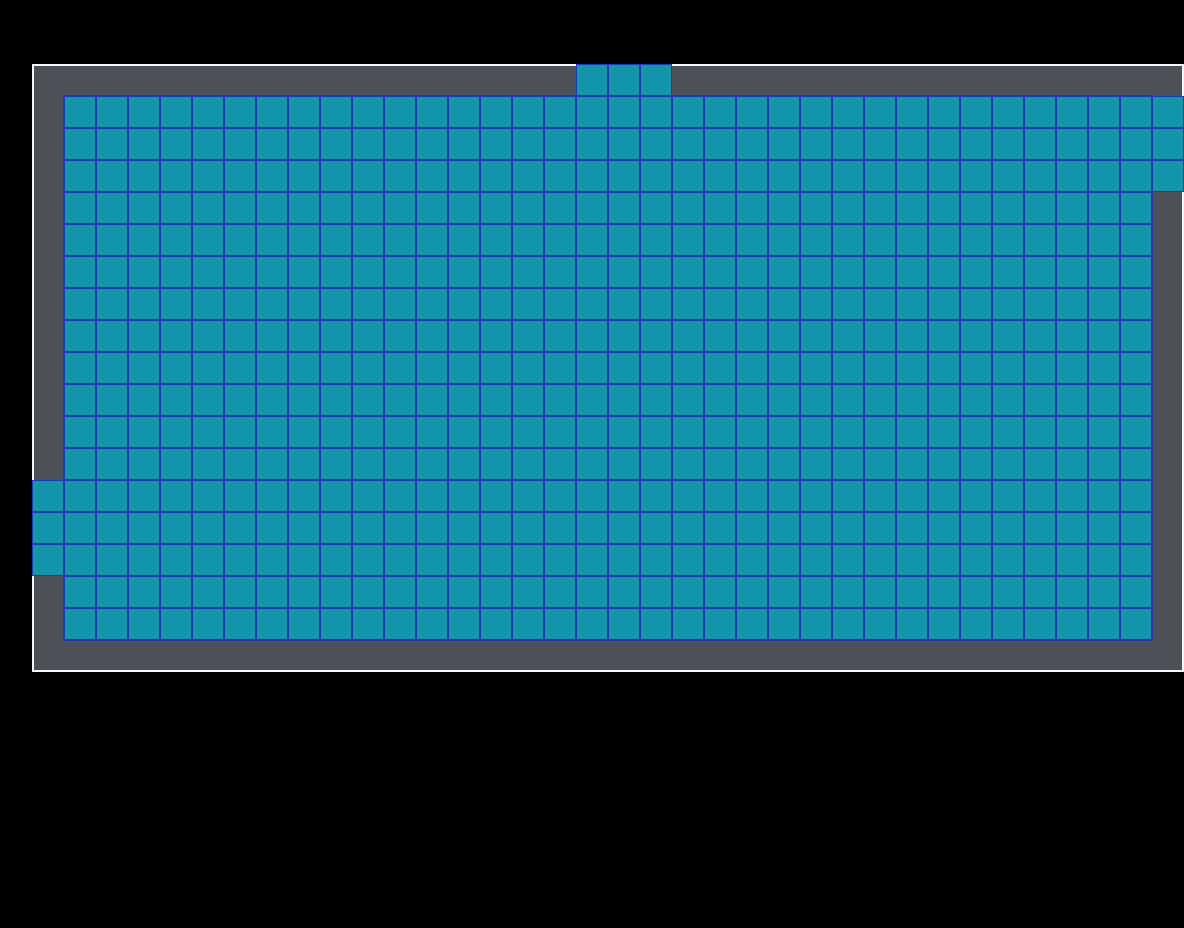

Tiled map render using the project's own tile images. Description and the whole map definition, tile-layer contents included, below:
An orthogonal 37x29 tile map with 32x32 px tiles, 1 tile layer (Calque de Tile 1), 9 tilesets.

<map version="1.2" tiledversion="1.2.3" orientation="orthogonal" renderorder="right-down" width="37" height="29" tilewidth="32" tileheight="32" infinite="0" nextlayerid="2" nextobjectid="1">
 <tileset firstgid="1" name="coin sud-ouest" tilewidth="32" tileheight="32" tilecount="1" columns="1">
  <image source="titled/coin sud-ouest.png" width="32" height="32" />
 </tileset>
 <tileset firstgid="2" name="mur nord" tilewidth="32" tileheight="32" tilecount="1" columns="1">
  <image source="titled/mur nord.png" width="32" height="32" />
 </tileset>
 <tileset firstgid="3" name="mur gauche" tilewidth="32" tileheight="32" tilecount="1" columns="1">
  <image source="titled/mur gauche.png" width="32" height="32" />
 </tileset>
 <tileset firstgid="4" name="plancher à contour bleu" tilewidth="32" tileheight="32" tilecount="1" columns="1">
  <image source="titled/plancher à contour bleu.png" width="32" height="32" />
 </tileset>
 <tileset firstgid="5" name="mur sud" tilewidth="32" tileheight="32" tilecount="1" columns="1">
  <image source="titled/mur sud.png" width="32" height="32" />
 </tileset>
 <tileset firstgid="6" name="coin nord-est" tilewidth="32" tileheight="32" tilecount="1" columns="1">
  <image source="titled/coin nord-est.png" width="32" height="32" />
 </tileset>
 <tileset firstgid="7" name="coin sud-est" tilewidth="32" tileheight="32" tilecount="1" columns="1">
  <image source="titled/coin sud-est.png" width="32" height="32" />
 </tileset>
 <tileset firstgid="8" name="coin nord-ouest" tilewidth="32" tileheight="32" tilecount="1" columns="1">
  <image source="titled/coin nord-ouest.png" width="32" height="32" />
 </tileset>
 <tileset firstgid="9" name="mur droite" tilewidth="32" tileheight="32" tilecount="1" columns="1">
  <image source="titled/mur droite.png" width="32" height="32" />
 </tileset>
 <layer id="1" name="Calque de Tile 1" width="37" height="29">
  <data encoding="csv">
0,0,0,0,0,0,0,0,0,0,0,0,0,0,0,0,0,0,0,0,0,0,0,0,0,0,0,0,0,0,0,0,0,0,0,0,0,
0,0,0,0,0,0,0,0,0,0,0,0,0,0,0,0,0,0,0,0,0,0,0,0,0,0,0,0,0,0,0,0,0,0,0,0,0,
0,8,2,2,2,2,2,2,2,2,2,2,2,2,2,2,2,2,4,4,4,2,2,2,2,2,2,2,2,2,2,2,2,2,2,2,6,
0,3,4,4,4,4,4,4,4,4,4,4,4,4,4,4,4,4,4,4,4,4,4,4,4,4,4,4,4,4,4,4,4,4,4,4,4,
0,3,4,4,4,4,4,4,4,4,4,4,4,4,4,4,4,4,4,4,4,4,4,4,4,4,4,4,4,4,4,4,4,4,4,4,4,
0,3,4,4,4,4,4,4,4,4,4,4,4,4,4,4,4,4,4,4,4,4,4,4,4,4,4,4,4,4,4,4,4,4,4,4,4,
0,3,4,4,4,4,4,4,4,4,4,4,4,4,4,4,4,4,4,4,4,4,4,4,4,4,4,4,4,4,4,4,4,4,4,4,9,
0,3,4,4,4,4,4,4,4,4,4,4,4,4,4,4,4,4,4,4,4,4,4,4,4,4,4,4,4,4,4,4,4,4,4,4,9,
0,3,4,4,4,4,4,4,4,4,4,4,4,4,4,4,4,4,4,4,4,4,4,4,4,4,4,4,4,4,4,4,4,4,4,4,9,
0,3,4,4,4,4,4,4,4,4,4,4,4,4,4,4,4,4,4,4,4,4,4,4,4,4,4,4,4,4,4,4,4,4,4,4,9,
0,3,4,4,4,4,4,4,4,4,4,4,4,4,4,4,4,4,4,4,4,4,4,4,4,4,4,4,4,4,4,4,4,4,4,4,9,
0,3,4,4,4,4,4,4,4,4,4,4,4,4,4,4,4,4,4,4,4,4,4,4,4,4,4,4,4,4,4,4,4,4,4,4,9,
0,3,4,4,4,4,4,4,4,4,4,4,4,4,4,4,4,4,4,4,4,4,4,4,4,4,4,4,4,4,4,4,4,4,4,4,9,
0,3,4,4,4,4,4,4,4,4,4,4,4,4,4,4,4,4,4,4,4,4,4,4,4,4,4,4,4,4,4,4,4,4,4,4,9,
0,3,4,4,4,4,4,4,4,4,4,4,4,4,4,4,4,4,4,4,4,4,4,4,4,4,4,4,4,4,4,4,4,4,4,4,9,
0,4,4,4,4,4,4,4,4,4,4,4,4,4,4,4,4,4,4,4,4,4,4,4,4,4,4,4,4,4,4,4,4,4,4,4,9,
0,4,4,4,4,4,4,4,4,4,4,4,4,4,4,4,4,4,4,4,4,4,4,4,4,4,4,4,4,4,4,4,4,4,4,4,9,
0,4,4,4,4,4,4,4,4,4,4,4,4,4,4,4,4,4,4,4,4,4,4,4,4,4,4,4,4,4,4,4,4,4,4,4,9,
0,3,4,4,4,4,4,4,4,4,4,4,4,4,4,4,4,4,4,4,4,4,4,4,4,4,4,4,4,4,4,4,4,4,4,4,9,
0,3,4,4,4,4,4,4,4,4,4,4,4,4,4,4,4,4,4,4,4,4,4,4,4,4,4,4,4,4,4,4,4,4,4,4,9,
0,1,5,5,5,5,5,5,5,5,5,5,5,5,5,5,5,5,5,5,5,5,5,5,5,5,5,5,5,5,5,5,5,5,5,5,7,
0,0,0,0,0,0,0,0,0,0,0,0,0,0,0,0,0,0,0,0,0,0,0,0,0,0,0,0,0,0,0,0,0,0,0,0,0,
0,0,0,0,0,0,0,0,0,0,0,0,0,0,0,0,0,0,0,0,0,0,0,0,0,0,0,0,0,0,0,0,0,0,0,0,0,
0,0,0,0,0,0,0,0,0,0,0,0,0,0,0,0,0,0,0,0,0,0,0,0,0,0,0,0,0,0,0,0,0,0,0,0,0,
0,0,0,0,0,0,0,0,0,0,0,0,0,0,0,0,0,0,0,0,0,0,0,0,0,0,0,0,0,0,0,0,0,0,0,0,0,
0,0,0,0,0,0,0,0,0,0,0,0,0,0,0,0,0,0,0,0,0,0,0,0,0,0,0,0,0,0,0,0,0,0,0,0,0,
0,0,0,0,0,0,0,0,0,0,0,0,0,0,0,0,0,0,0,0,0,0,0,0,0,0,0,0,0,0,0,0,0,0,0,0,0,
0,0,0,0,0,0,0,0,0,0,0,0,0,0,0,0,0,0,0,0,0,0,0,0,0,0,0,0,0,0,0,0,0,0,0,0,0,
0,0,0,0,0,0,0,0,0,0,0,0,0,0,0,0,0,0,0,0,0,0,0,0,0,0,0,0,0,0,0,0,0,0,0,0,0
</data>
 </layer>
</map>